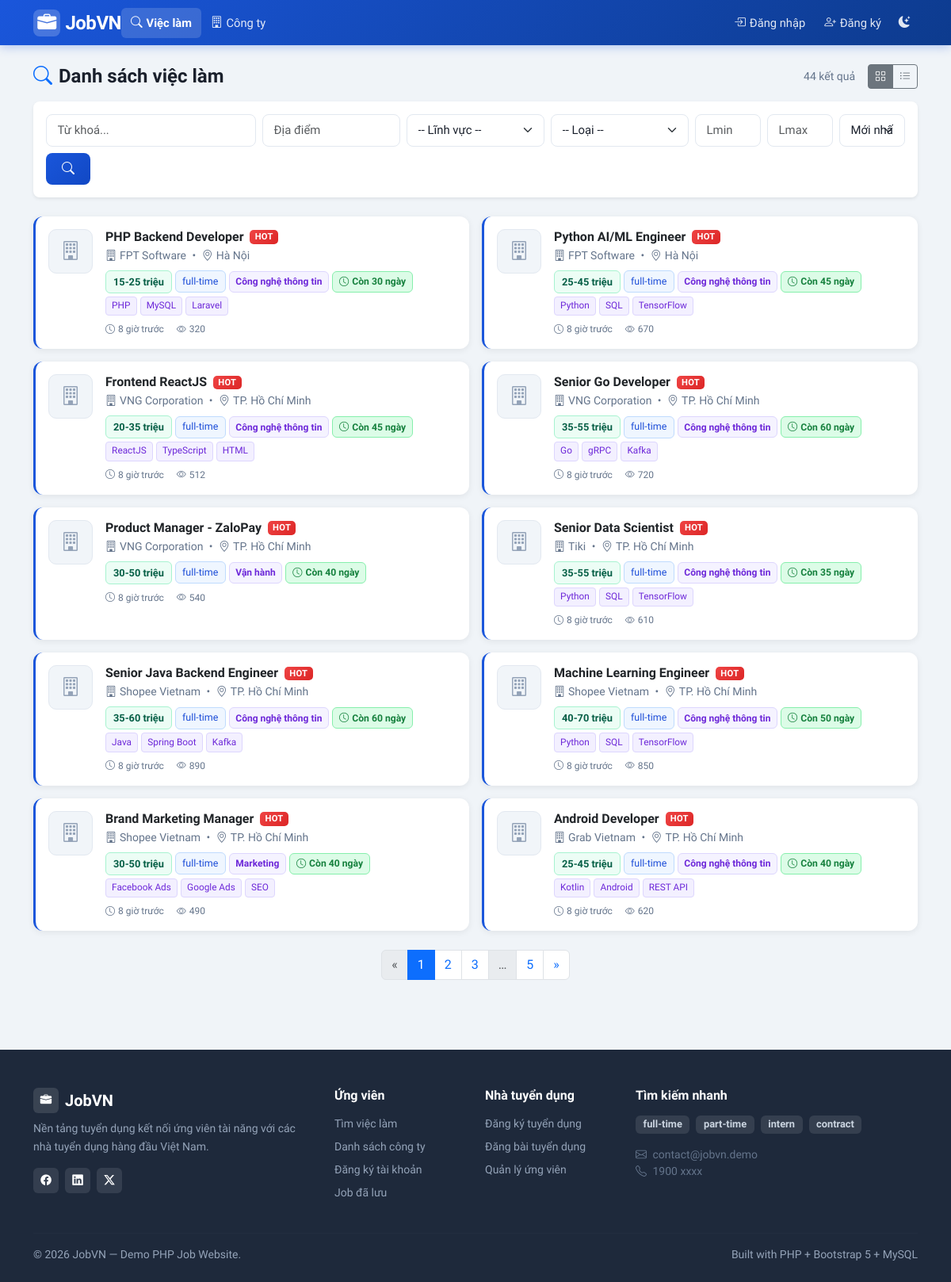
The page /index.php?page=jobs on the database its author committed.
### tables this page shows
CREATE TABLE jobs (
    id INT AUTO_INCREMENT PRIMARY KEY,
    company_id INT NOT NULL,
    employer_id INT NOT NULL,                    
    title VARCHAR(200) NOT NULL,
    description TEXT NOT NULL,
    requirements TEXT NULL,
    location VARCHAR(200) NULL,
    salary_min INT NULL,                         
    salary_max INT NULL,                         
    job_type ENUM('full-time','part-time','intern','contract') NOT NULL DEFAULT 'full-time',
    is_active TINYINT(1) NOT NULL DEFAULT 1,
    is_hot TINYINT(1) NOT NULL DEFAULT 0,        
    views INT NOT NULL DEFAULT 0,                
    expired_at DATETIME NULL,                    
    category VARCHAR(50) NOT NULL DEFAULT 'Công nghệ thông tin',   
    tags VARCHAR(300) NULL,                      
    created_at DATETIME NOT NULL DEFAULT CURRENT_TIMESTAMP,
    FOREIGN KEY (company_id) REFERENCES companies(id) ON DELETE CASCADE,
    FOREIGN KEY (employer_id) REFERENCES users(id) ON DELETE CASCADE
);

CREATE TABLE companies (
    id INT AUTO_INCREMENT PRIMARY KEY,
    owner_id INT NOT NULL,                       
    name VARCHAR(200) NOT NULL,
    description TEXT NULL,
    location VARCHAR(200) NULL,
    website VARCHAR(200) NULL,
    logo VARCHAR(255) NULL,                      
    created_at DATETIME NOT NULL DEFAULT CURRENT_TIMESTAMP,
    UNIQUE KEY uq_company_owner (owner_id),      
    FOREIGN KEY (owner_id) REFERENCES users(id) ON DELETE CASCADE
);

### public/index.php (called while the page is built, shortened)
<?php
require_once __DIR__ . '/../src/db.php';
require_once __DIR__ . '/../src/helpers.php';
$routes = [
    'home'                    => 'home.php',
    'login'                   => 'login.php',
    'register'                => 'register.php',
    'logout'                  => 'logout.php',
    'jobs'                    => 'jobs.php',
    'job_detail'              => 'job_detail.php',
    'companies'               => 'companies.php',
    'company_detail'          => 'company_detail.php',
    'download_cv'             => 'download_cv.php',
    'user/apply'              => 'user/apply.php',
    'user/my_applications'    => 'user/my_applications.php',
    'user/notifications'      => 'user/notifications.php',
    'user/profile'            => 'user/profile.php',
    'user/saved_jobs'         => 'user/saved_jobs.php',
    'user/become_employer'    => 'user/become_employer.php',
    'employer/dashboard'      => 'employer/dashboard.php',
    'employer/jobs'           => 'employer/jobs.php',
    'employer/job_form'       => 'employer/job_form.php',
    'employer/job_delete'     => 'employer/job_delete.php',
    'employer/applications'   => 'employer/applications.php',
    'employer/company'        => 'employer/company.php',
    'admin/dashboard'         => 'admin/dashboard.php',
    'admin/users'             => 'admin/users.php',
    'admin/user_delete'       => 'admin/user_delete.php',
    'admin/jobs'              => 'admin/jobs.php',
    'admin/job_delete'        => 'admin/job_delete.php',
    'admin/companies'             => 'admin/companies.php',
    'admin/applications'          => 'admin/applications.php',
    'admin/employer_requests'     => 'admin/employer_requests.php',
];
$page = $_GET['page'] ?? 'home';
$file = __DIR__ . '/../src/pages/' . $routes[$page];
require $file;

### src/db.php (called while the page is built, shortened)
<?php
function db(): PDO
{
    static $pdo = null;
    if ($pdo === null) {
        $dsn = 'mysql:host=' . DB_HOST . ';port=' . DB_PORT . ';dbname=' . DB_NAME . ';charset=utf8mb4';
        $attempts = 0;
        while (true) {
            try {
                $pdo = new PDO($dsn, DB_USER, DB_PASS, [
                    PDO::ATTR_ERRMODE              => PDO::ERRMODE_EXCEPTION,
                    PDO::ATTR_DEFAULT_FETCH_MODE   => PDO::FETCH_ASSOC,
                    PDO::ATTR_EMULATE_PREPARES     => false,
                    PDO::MYSQL_ATTR_INIT_COMMAND   => "SET NAMES utf8mb4 COLLATE utf8mb4_unicode_ci",
                ]);
                break;
            } catch (PDOException $e) {
                $attempts++;
                if ($attempts >= 10) {
                    die('Không kết nối được MySQL: ' . $e->getMessage());
                }
                sleep(1);
            }
        }
    }
    return $pdo;
}

### src/pages/jobs.php (the view, shortened to what this page needs)
<?php
$q        = trim($_GET['q'] ?? '');
$location = trim($_GET['location'] ?? '');
$jobType  = $_GET['job_type'] ?? '';
$category = $_GET['category'] ?? '';
$salMin   = (int)($_GET['salary_min'] ?? 0);
$salMax   = (int)($_GET['salary_max'] ?? 0);
$sort     = $_GET['sort'] ?? 'newest';
$page     = max(1, (int)($_GET['p'] ?? 1));
$perPage  = 10;
$sql    = "SELECT j.*, c.name AS company_name, c.logo AS company_logo
           FROM jobs j JOIN companies c ON c.id = j.company_id
           WHERE j.is_active = 1";
$params = [];
$countSql  = str_replace('SELECT j.*, c.name AS company_name, c.logo AS company_logo', 'SELECT COUNT(*)', $sql);
$countStmt = db()->prepare($countSql);
$countStmt->execute($params);
$total = (int)$countStmt->fetchColumn();
$orderBy = match($sort) {
    'salary_desc' => 'j.salary_max DESC, j.salary_min DESC',
    'views_desc'  => 'j.views DESC',
    default       => 'j.is_hot DESC, j.created_at DESC',
};
$sql .= " ORDER BY $orderBy LIMIT $perPage OFFSET " . (($page - 1) * $perPage);
$stmt = db()->prepare($sql);
$stmt->execute($params);
$jobs = $stmt->fetchAll();
$baseParams = array_filter(
    compact('q', 'location', 'jobType', 'category', 'salMin', 'salMax', 'sort'),
    fn($v) => $v !== '' && $v !== 0 && $v !== 'newest'
);
$baseUrl    = BASE_URL . '?' . http_build_query(array_merge(['page' => 'jobs'], $baseParams));
require __DIR__ . '/../layout/header.php';
?>
<div class="d-flex justify-content-between align-items-center mb-3">
    <h4 class="fw-700 mb-0"><i class="bi bi-search me-2 text-primary"></i>Danh sách việc làm</h4>
    <div class="d-flex align-items-center gap-2">
        <span class="text-muted small"><?= $total ?> kết quả</span>
        <div class="btn-group btn-group-sm ms-2" role="group">
            <button type="button" class="btn btn-outline-secondary" id="btn-grid" title="Dạng lưới" onclick="setView('grid')">
                <i class="bi bi-grid"></i>
            </button>
            <button type="button" class="btn btn-outline-secondary" id="btn-list" title="Dạng danh sách" onclick="setView('list')">
                <i class="bi bi-list-ul"></i>
            </button>
        </div>
    </div>
</div>
<div class="card border-0 shadow-sm rounded-3 mb-4">
    <div class="card-body p-3">
        <form method="get">
            <div class="row g-2">
                <div class="col-md-3">
                    <input name="q" value="<?= e($q) ?>" class="form-control" placeholder="Từ khoá...">
                </div>
                <div class="col-md-2">
                    <input name="location" value="<?= e($location) ?>" class="form-control" placeholder="Địa điểm">
                </div>
                <div class="col-md-2">
                    <select name="category" class="form-select">
                        <option value="">-- Lĩnh vực --</option>
                    </select>
                </div>
                <div class="col-md-2">
                    <select name="job_type" class="form-select">
                        <option value="">-- Loại --</option>
                    </select>
                </div>
                <div class="col-md-1">
                    <input type="number" name="salary_min" value="<?= $salMin ?: '' ?>"
                           class="form-control" placeholder="Lmin" min="0" title="Lương tối thiểu (tr/tháng)">
                </div>
                <div class="col-md-1">
                    <input type="number" name="salary_max" value="<?= $salMax ?: '' ?>"
                           class="form-control" placeholder="Lmax" min="0" title="Lương tối đa (tr/tháng)">
                </div>
                <div class="col-md-1">
                    <select name="sort" class="form-select">
                        <option value="newest" <?= $sort === 'newest' ? 'selected' : '' ?>>Mới nhất</option>
                    </select>
                </div>
                <div class="col-auto d-flex gap-1">
                    <button class="btn btn-primary">
                        <i class="bi bi-search"></i>
                    </button>
                </div>
            </div>
        </form>
    </div>
</div>
<div id="jobs-grid" class="row g-3 mb-4" style="display:none">
<?php foreach ($jobs as $j): ?>
    <div class="col-md-6">
        <div class="card job-card h-100 position-relative <?= $j['is_hot'] ? 'hot' : '' ?>">
            <div class="card-body p-3">
                <div class="d-flex align-items-start gap-3">
                    <?php if ($j['company_logo']): ?>
                        <img src="/uploads/logos/<?= e($j['company_logo']) ?>"
                             alt="<?= e($j['company_name']) ?>"
                             class="company-logo flex-shrink-0">
                    <?php else: ?>
                        <div class="company-logo-placeholder flex-shrink-0">
                            <i class="bi bi-building"></i>
                        </div>
                    <?php endif; ?>
                    <div class="flex-grow-1 min-w-0">
                        <div class="d-flex justify-content-between align-items-start">
                            <h6 class="fw-600 mb-1 me-2">
                                <a href="<?= e(url('job_detail', ['id' => $j['id']])) ?>"
                                   class="text-decoration-none text-dark stretched-link">
                                    <?= e($j['title']) ?>
                                </a>
                                <?php if ($j['is_hot']): ?>
                                    <span class="badge-hot ms-1">HOT</span>
                                <?php endif; ?>
                            </h6>
                        </div>
                        <div class="text-muted small mb-2">
                            <i class="bi bi-building me-1"></i><?= e($j['company_name']) ?>
                            <span class="mx-1">•</span>
                            <i class="bi bi-geo-alt me-1"></i><?= e($j['location']) ?>
                        </div>
                        <div class="d-flex flex-wrap gap-1 align-items-center">
                            <span class="badge-salary"><?= e(format_salary($j['salary_min'], $j['salary_max'])) ?></span>
                            <span class="badge-type"><?= e($j['job_type']) ?></span>
                            <?php if (!empty($j['category'])): ?>
                                <span class="badge-category"><?= e($j['category']) ?></span>
                            <?php endif; ?>
                            <?= deadline_badge($j['expired_at'] ?? null) ?>
                        </div>
                        <?php if (!empty($j['tags'])): ?>
                          <div class="d-flex flex-wrap gap-1 mt-1">
                            <?php foreach(array_slice(explode(',', $j['tags']), 0, 3) as $tag): ?>
                              <span class="badge-tag"><?= e(trim($tag)) ?></span>
                            <?php endforeach; ?>
                          </div>
                        <?php endif; ?>
                        <div class="text-muted mt-2 d-flex gap-3" style="font-size:0.75rem">
                            <span><i class="bi bi-clock me-1"></i><?= time_ago($j['created_at']) ?></span>
                            <span><i class="bi bi-eye me-1"></i><?= format_views($j['views']) ?></span>
                        </div>
                    </div>
                </div>
            </div>
        </div>
    </div>
<?php endforeach; ?>
</div>
<?= render_pagination($total, $perPage, $page, $baseUrl) ?>
<?php require __DIR__ . '/../layout/footer.php';

### src/helpers.php (shortened to what this page needs)
<?php
function e($v): string
{
    return htmlspecialchars((string)$v, ENT_QUOTES, 'UTF-8');
}
function url(string $page, array $params = []): string
{
    $params = array_merge(['page' => $page], $params);
    return BASE_URL . '?' . http_build_query($params);
}
function format_salary(?int $min, ?int $max): string
{
    if ($min && $max) return $min . '-' . $max . ' triệu';
    return 'Đến ' . $max . ' triệu';
}
function render_pagination(int $total, int $perPage, int $currentPage, string $baseUrl): string
{
    $totalPages = (int)ceil($total / $perPage);
    $currentPage = max(1, min($currentPage, $totalPages));
    $pageUrl = function(int $p) use ($baseUrl): string {
        $url = preg_replace('/([&?])p=\d+/', '$1', $baseUrl);
        $sep = (strpos($url, '?') === false) ? '?' : '&';
        return $url . $sep . 'p=' . $p;
    };
    $html = '<nav aria-label="Phân trang"><ul class="pagination justify-content-center flex-wrap">';
    if ($currentPage > 1) {
        $html .= '<li class="page-item"><a class="page-link" href="' . e($pageUrl($currentPage - 1)) . '">&laquo;</a></li>';
    } else {
        $html .= '<li class="page-item disabled"><span class="page-link">&laquo;</span></li>';
    }
    $range = 2;
    for ($i = 1; $i <= $totalPages; $i++) {
        $showPage = ($i === 1 || $i === $totalPages || abs($i - $currentPage) <= $range);
        if (!$showPage) {
            if ($i === $currentPage - $range - 1 || $i === $currentPage + $range + 1) {
                $html .= '<li class="page-item disabled"><span class="page-link">…</span></li>';
            }
            continue;
        }
        if ($i === $currentPage) {
            $html .= '<li class="page-item active"><span class="page-link">' . $i . '</span></li>';
        } else {
            $html .= '<li class="page-item"><a class="page-link" href="' . e($pageUrl($i)) . '">' . $i . '</a></li>';
        }
    }
    if ($currentPage < $totalPages) {
        $html .= '<li class="page-item"><a class="page-link" href="' . e($pageUrl($currentPage + 1)) . '">&raquo;</a></li>';
    } else {
        $html .= '<li class="page-item disabled"><span class="page-link">&raquo;</span></li>';
    }
    $html .= '</ul></nav>';
    return $html;
}
function time_ago(string $datetime): string
{
    $diff = time() - strtotime($datetime);
    if ($diff < 86400)     return (int)($diff / 3600) . ' giờ trước';
    return date('d/m/Y', strtotime($datetime));
}
function deadline_badge(?string $expiredAt): string
{
    $diff = (int)ceil((strtotime($expiredAt) - time()) / 86400);
    return '<span class="badge-deadline normal"><i class="bi bi-clock me-1"></i>Còn ' . $diff . ' ngày</span>';
}
function format_views(int $views): string
{
    return (string)$views;
}

### rows shown on the page
jobs: title "PHP Backend Developer", is_hot "HOT", company.name "FPT Software", location "Hà Nội", format_salary($j['salary_min'], $j['salary_max']) "15-25 triệu", job_type "full-time", category "Công nghệ thông tin", expired_at "30", tags "PHP", tags "MySQL", tags "Laravel", created_at "8 giờ trước", views "320"
jobs: title "Python AI/ML Engineer", is_hot "HOT", company.name "FPT Software", location "Hà Nội", format_salary($j['salary_min'], $j['salary_max']) "25-45 triệu", job_type "full-time", category "Công nghệ thông tin", expired_at "45", tags "Python", tags "SQL", tags "TensorFlow", created_at "8 giờ trước", views "670"
jobs: title "Frontend ReactJS", is_hot "HOT", company.name "VNG Corporation", location "TP. Hồ Chí Minh", format_salary($j['salary_min'], $j['salary_max']) "20-35 triệu", job_type "full-time", category "Công nghệ thông tin", expired_at "45", tags "ReactJS", tags "TypeScript", tags "HTML", created_at "8 giờ trước", views "512"
jobs: title "Senior Go Developer", is_hot "HOT", company.name "VNG Corporation", location "TP. Hồ Chí Minh", format_salary($j['salary_min'], $j['salary_max']) "35-55 triệu", job_type "full-time", category "Công nghệ thông tin", expired_at "60", tags "Go", tags "gRPC", tags "Kafka", created_at "8 giờ trước", views "720"
jobs: title "Product Manager - ZaloPay", is_hot "HOT", company.name "VNG Corporation", location "TP. Hồ Chí Minh", format_salary($j['salary_min'], $j['salary_max']) "30-50 triệu", job_type "full-time", category "Vận hành", expired_at "40", created_at "8 giờ trước", views "540"
jobs: title "Senior Data Scientist", is_hot "HOT", company.name "Tiki", location "TP. Hồ Chí Minh", format_salary($j['salary_min'], $j['salary_max']) "35-55 triệu", job_type "full-time", category "Công nghệ thông tin", expired_at "35", tags "Python", tags "SQL", tags "TensorFlow", created_at "8 giờ trước", views "610"
jobs: title "Senior Java Backend Engineer", is_hot "HOT", company.name "Shopee Vietnam", location "TP. Hồ Chí Minh", format_salary($j['salary_min'], $j['salary_max']) "35-60 triệu", job_type "full-time", category "Công nghệ thông tin", expired_at "60", tags "Java", tags "Spring Boot", tags "Kafka", created_at "8 giờ trước", views "890"
jobs: title "Machine Learning Engineer", is_hot "HOT", company.name "Shopee Vietnam", location "TP. Hồ Chí Minh", format_salary($j['salary_min'], $j['salary_max']) "40-70 triệu", job_type "full-time", category "Công nghệ thông tin", expired_at "50", tags "Python", tags "SQL", tags "TensorFlow", created_at "8 giờ trước", views "850"
jobs: title "Brand Marketing Manager", is_hot "HOT", company.name "Shopee Vietnam", location "TP. Hồ Chí Minh", format_salary($j['salary_min'], $j['salary_max']) "30-50 triệu", job_type "full-time", category "Marketing", expired_at "40", tags "Facebook Ads", tags "Google Ads", tags "SEO", created_at "8 giờ trước", views "490"
jobs: title "Android Developer", is_hot "HOT", company.name "Grab Vietnam", location "TP. Hồ Chí Minh", format_salary($j['salary_min'], $j['salary_max']) "25-45 triệu", job_type "full-time", category "Công nghệ thông tin", expired_at "40", tags "Kotlin", tags "Android", tags "REST API", created_at "8 giờ trước", views "620"

### other values the page prints
$total "44"
$t "full-time"
$t "part-time"
$t "intern"
$t "contract"
